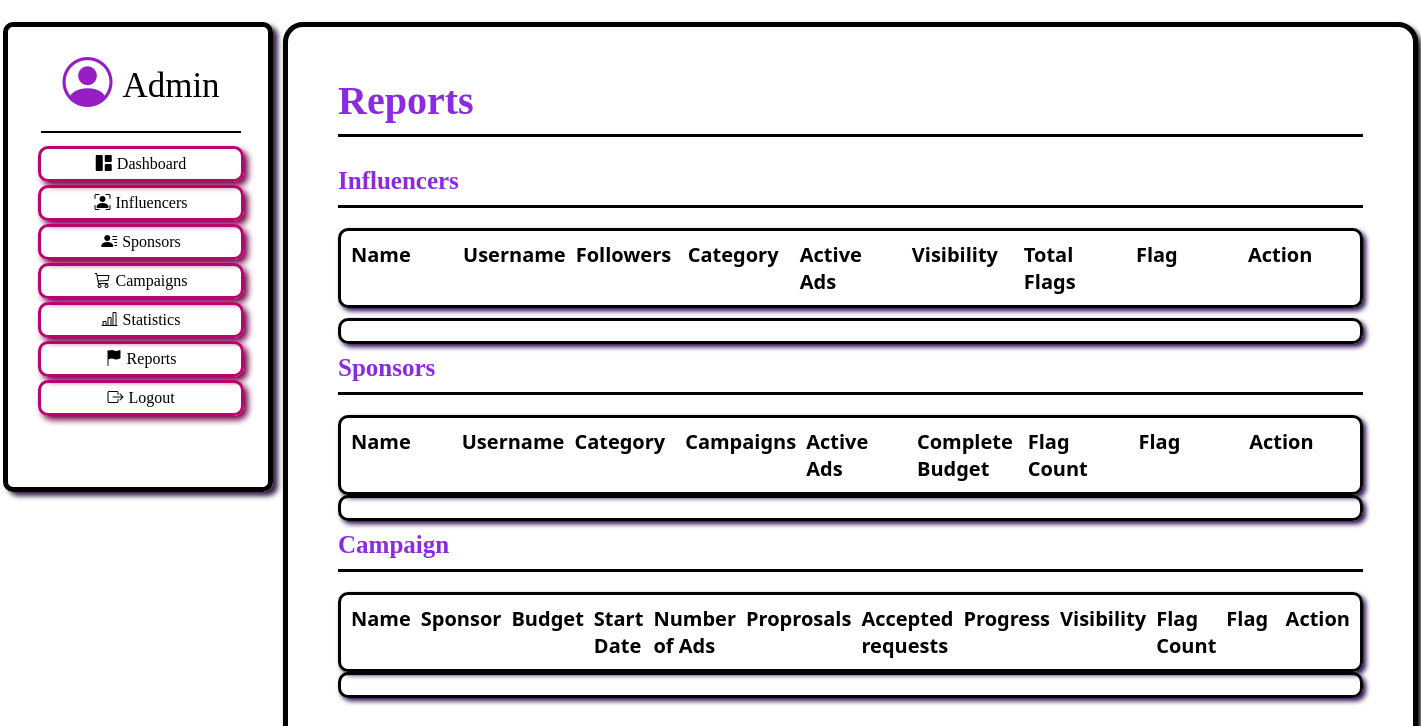
The app's page /admin/Reports, older data.
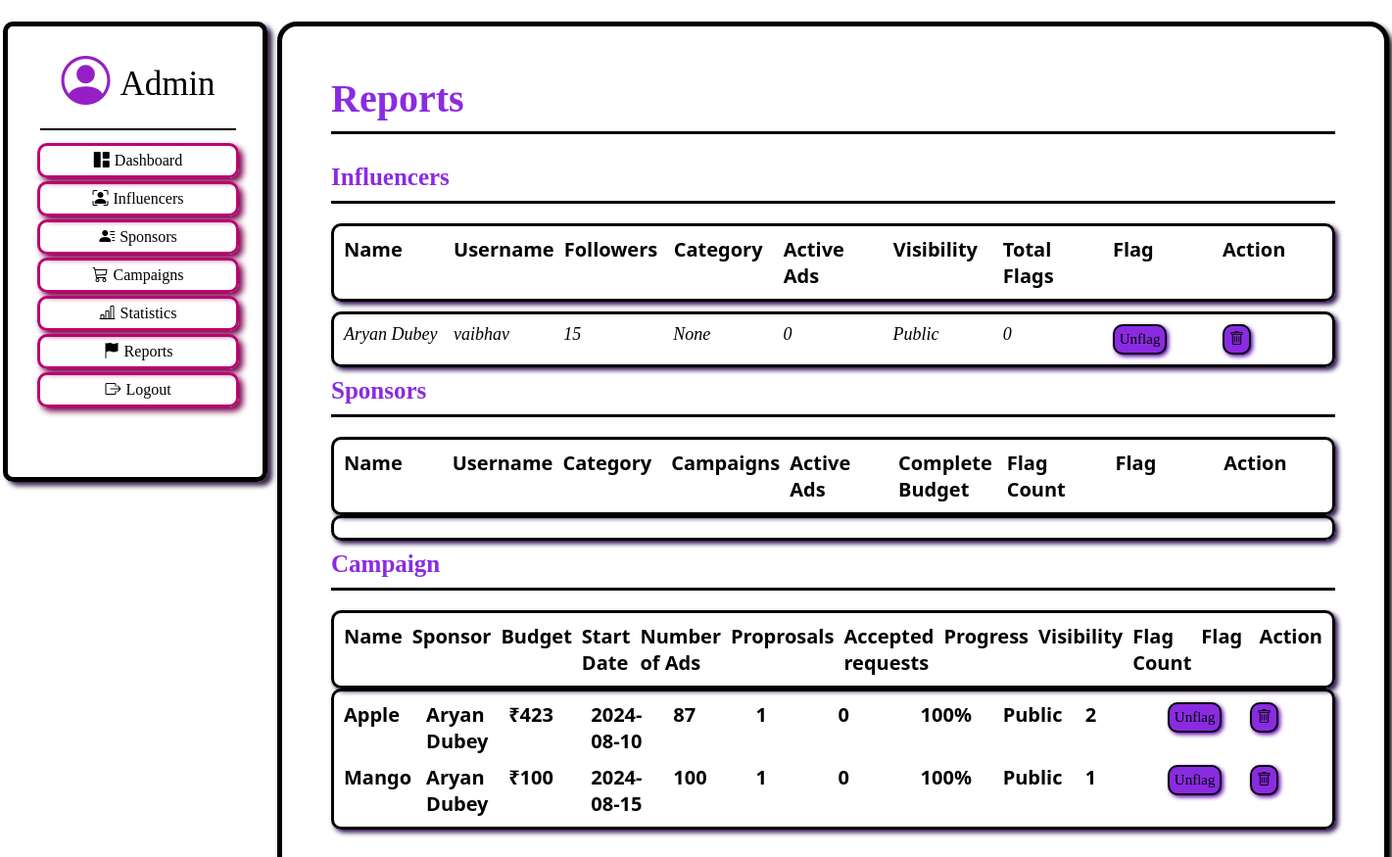
The same page, newer data.
### application/Models.py (models this page shows)
class User(db.Model):
    __tablename__ = 'User'
    id = db.Column(db.Integer, primary_key=True)
    fullname = db.Column(db.String(200), nullable=True)
    username = db.Column(db.String(200), unique=True, nullable=False)
    email = db.Column(db.String(200), unique=True, nullable=False)
    password = db.Column(db.String(100), nullable=False)
    bio = db.Column(db.Text, nullable=True)
    category = db.Column(db.String(100), nullable=True)
    niche = db.Column(db.String(100), nullable=True)
    followers=db.Column(db.Integer, default=0)
    following=db.Column(db.Integer, default=0)
    visibility=db.Column(db.String, default='Private')
    flag=db.Column(db.Boolean, default=False)
    flagCount=db.Column(db.Integer, default=0)
    products = db.relationship('UserProduct', backref='user')

class Product(db.Model):
    __tablename__ = 'Product'
    id = db.Column(db.Integer, primary_key=True)
    name = db.Column(db.String(200), nullable=False)
    description = db.Column(db.Text, nullable=False)
    category = db.Column(db.String(100), nullable=True)
    niche = db.Column(db.String(100), nullable=True)
    price = db.Column(db.Integer, nullable=False)
    start = db.Column(db.Date, nullable=False)
    end = db.Column(db.Date, nullable=False)
    Ads=db.Column(db.Integer,nullable=True)
    CompletedAd=db.Column(db.Integer,nullable=True)
    visibility=db.Column(db.String, default='Private')
    flag=db.Column(db.Boolean, default=False)
    flagCount=db.Column(db.Integer, default=0)
    sponsor_id = db.Column(db.Integer, db.ForeignKey('Sponsor.id'), nullable=False)
    users = db.relationship('User', secondary='userproduct', backref='product')

class Sponsor(db.Model):
    __tablename__ = 'Sponsor'
    id = db.Column(db.Integer, primary_key=True)
    fullname = db.Column(db.String(200), unique=True, nullable=False)
    username = db.Column(db.String(200), unique=True, nullable=False)
    email = db.Column(db.String(200), unique=True, nullable=False)
    password = db.Column(db.String(100), nullable=False)
    products = db.relationship('Product', backref='Sponsor', lazy=True)
    flag=db.Column(db.Boolean, default=False)
    flagCount=db.Column(db.Integer, default=0)

### application/AdminController.py (the view, shortened to what this page needs)
@app.route('/admin/Reports', methods=['GET', 'POST'])
def adminReport():
    users = User.query.filter((User.flagCount > 0) | (User.flag == True)).all()
    ads = {}
    flagCount = {}
    products = Product.query.filter((Product.flagCount > 0) | (Product.flag == True)).all()
    ad = {}
    accepted = {}
    spo = {}
    progress = {}
    sponsors = Sponsor.query.filter((Sponsor.flagCount > 0) | (Sponsor.flag == True)).all()
    camps = {}
    active = {}
    budget = {}
    for user in users:
        ads[user.id] = UserProduct.query.filter_by(userID=user.id, status='Accepted').count()
        flagCount[user.id] = User.query.filter_by(id=user.id).count()
    for product in products:
        ad[product.id] = UserProduct.query.filter_by(productID=product.id).count()
        accepted[product.id] = UserProduct.query.filter(
            UserProduct.productID == product.id,
            UserProduct.status.in_(['Accepted', 'Completed'])
        ).count()
        sp = Sponsor.query.get(product.sponsor_id)
        spo[product.id] = sp.fullname if sp else 'Unknown'
        pg = UserProduct.query.filter_by(productID=product.id).first()
        progress[product.id] = pg.progress if pg else 0
    return render_template("adminReport.html", users=users, ads=ads, flagCount=flagCount, products=products, ad=ad, accepted=accepted, sponsor=spo, progress=progress, sponsors=sponsors, camps=camps, active=active, budget=budget)

### templates/adminReport.html (shortened to what the changed rows need)
<!DOCTYPE html>
<html lang="en">
<head>
    <link rel="stylesheet" href="https://cdnjs.cloudflare.com/ajax/libs/bootstrap-icons/1.9.1/font/bootstrap-icons.min.css">
</head>
<body>
    <div class="box">
        <div class="main-box">
            <span class="title">Reports</span>
            <div class="line1"></div>
            <span class="title1">Influencers</span>
            <div class="line1"></div>
            <div class="rect">
                <div class="i">Name</div>
                <div class="i">Username</div>
                <div class="i">Followers</div>
                <div class="i">Category</div>
                <div class="i">Active Ads</div>
                <div class="i">Visibility</div>
                <div class="i">Total Flags</div>
                <div class="i">Flag</div>
                <div class="i">Action</div>
            </div>
            <div class="rect1">
                {% for user in users %}
                    <div class="i">{{user.fullname}} </div>
                    <div class="i">{{user.username}}</div>
                    <div class="i">{{user.followers}}</div>
                    <div class="i">{{user.category}}</div>
                    <div class="i">{{ads[user.id]}}</div>
                    <div class="i">{{user.visibility}}</div>
                    <div class="i">{{user.flagCount}}</div>
                    <div class="i">
                        <form method="POST">
                            {% if user.id!=1 %}
                                {% if user.flag==True %}
                                    <button type="submit" class="flag" name="unflag" value="unflag">Unflag</button>
                                {% elif user.flag==False %}
                                    <button type="submit" class="flag" name="flag" value="flag">Flag</button>
                                {% endif %}
                            {% endif %}
                        </form>
                    </div>
                    <div class="i">
                        <form method="POST">
                            <button type="submit" class="flag" name="delete" value="delete"><i class="bi bi-trash"></i>
                            </button>
                        </form>
                    </div>
                {% endfor %}
            </div>
            <span class="title1">Sponsors</span>
            <div class="line1"></div>
            <div class="recta">
                <div class="i">Name</div>
                <div class="i">Username</div>
                <div class="i">Category</div>
                <div class="i">Campaigns</div>
                <div class="i">Active Ads</div>
                <div class="i">Complete Budget</div>
                <div class="i">Flag Count</div>
                <div class="i">Flag</div>
                <div class="i">Action</div>
            </div>
            <div class="recta1">
            </div>
            <span class="title1">Campaign</span>
            <div class="line1"></div>
            <div class="rectb">
                <div class="i">Name</div>
                <div class="i">Sponsor</div>
                <div class="i">Budget</div>
                <div class="i">Start Date</div>
                <div class="i">Number of Ads</div>
                <div class="i">Proprosals</div>
                <div class="i">Accepted requests</div>
                <div class="i">Progress</div>
                <div class="i">Visibility</div>
                <div class="i">Flag Count</div>
                <div class="i">Flag</div>
                <div class="i">Action</div>
            </div>
            <div class="rectb1">
                {% for product in products %}
                    <div class="i">{{product.name}} </div>
                    <div class="i">{{sponsor[product.id]}}</div>
                    <div class="i">₹{{product.price}}</div>
                    <div class="i">{{product.start}}</div>
                    <div class="i">{{product.Ads}}</div>
                    <div class="i">{{ad[product.id]}}</div>
                    <div class="i">{{accepted[product.id]}}</div>
                    <div class="i">{{progress[product.id]}}%</div>
                    <div class="i">{{product.visibility}}</div>
                    <div class="i">{{product.flagCount}}</div>
                    <div class="i">
                        <form method="POST">
                            {% if product.flag==True %}
                                <button type="submit" class="flag" name="unflag" value="unflag">Unflag</button>
                            {% elif product.flag==False %}
                                <button type="submit" class="flag" name="flag" value="flag">Flag</button>
                            {% endif %}
                        </form>
                    </div>
                    <div class="i">
                        <form method="POST">
                            <button type="submit" class="flag" name="delete" value="delete"><i class="bi bi-trash"></i>
                            </button>
                        </form>
                    </div>
                {% endfor %}
            </div>
        </div>
    </div>
</body>
</html>

Row changes from the older to the newer data that the page shows:
now on this page (row edited): User: fullname "Aryan Dubey", username "vaibhav", followers "15", category "None", ads "0", visibility "Public", flagCount "0", flag "Unflag"
now on this page (row edited): Product: name "Apple", price "423", start "2024-08-10", Ads "87", id "1", accepted "0", progress "100", visibility "Public", flagCount "2", flag "Unflag"
now on this page (row unchanged): Sponsor: fullname "Aryan Dubey"
now on this page (row edited): Product: name "Mango", price "100", start "2024-08-15", Ads "100", ad "1", accepted "0", progress "100", visibility "Public", flagCount "1", flag "Unflag"
